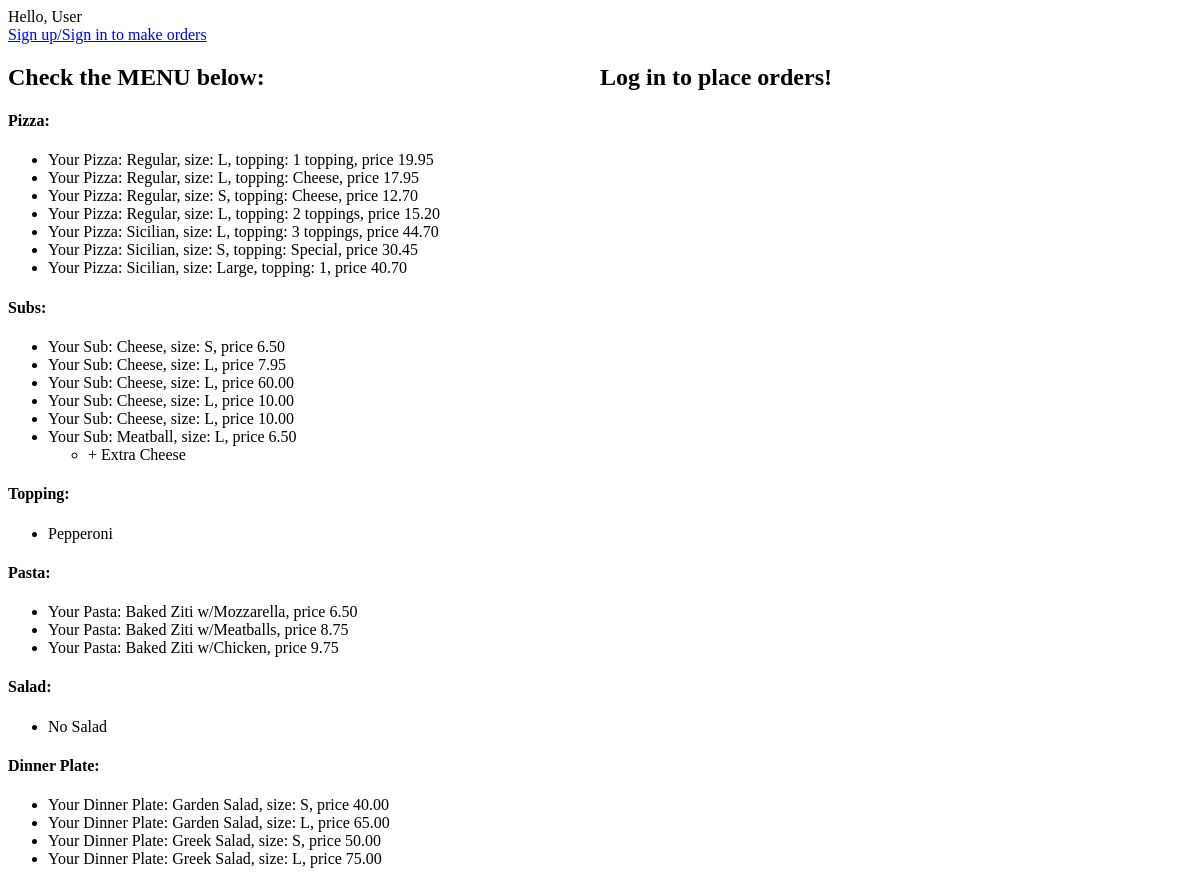
Before: / with the older database file.
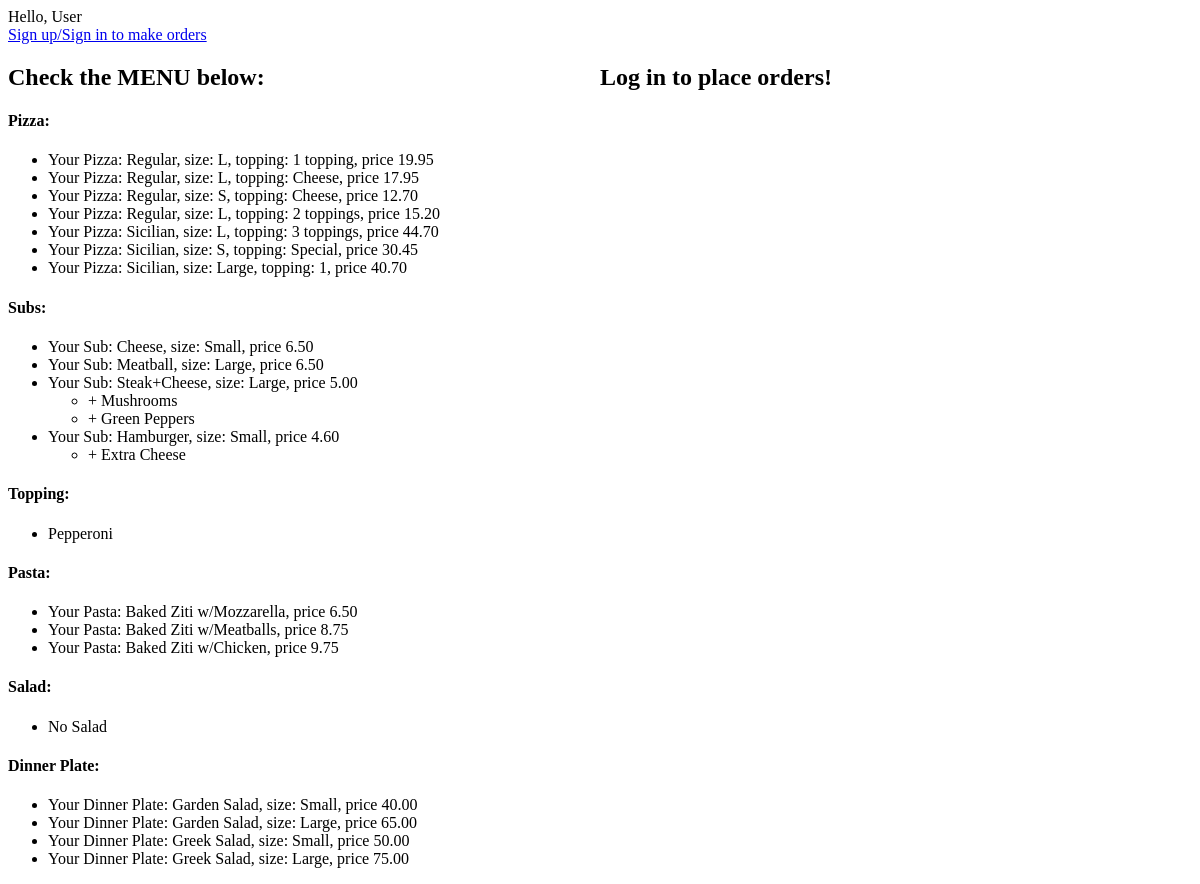
After: the same page with the newer database file.
### orders/models.py (models this page shows)
class Pizza(models.Model):
	name = models.CharField(max_length=64, choices=PIZZA)
	size = models.CharField(max_length=5, choices=SIZE)
	topping = models.CharField(max_length=32, choices=TOPPINGS)
	price = models.DecimalField(max_digits=5, decimal_places=2)
	food_type = "Pizza"
	def __str__(self):
		return f"Your Pizza: {self.name}, size: {self.size}, topping: {self.topping}, price {self.price}"

class Sub(models.Model):
	name = models.CharField(max_length = 64)
	size = models.CharField(max_length=5, choices=SIZE)
	price = models.DecimalField(max_digits=5, decimal_places=2)
	extra = models.ManyToManyField(SubExtraAll, blank=True, related_name="extra")
	extraSteak = models.ManyToManyField(SubExtraSteak, blank=True, related_name="extra_steak")
	food_type = "Subs"
	def __str__(self):
		return f"Your Sub: {self.name}, size: {self.size}, price {self.price}"

class SubExtraAll(models.Model):
	name = models.CharField(max_length = 64)
	price = models.DecimalField(max_digits=5, decimal_places=2)
	food_type = "Sub Extra"
	def __str__(self):
		return f"{self.name}"

class Topping(models.Model):
	name = models.CharField(max_length = 64)
	food_type = "Toppings"
	def __str__(self):
		return f"{self.name}"

class Pasta(models.Model):
	name = models.CharField(max_length = 64)
	price = models.DecimalField(max_digits=5, decimal_places=2)
	food_type = "Pasta"
	def __str__(self):
		return f"Your Pasta: {self.name}, price {self.price}"

class DinnerPlate(models.Model):
	name = models.CharField(max_length = 64)
	size = models.CharField(max_length=5, choices=SIZE)
	price = models.DecimalField(max_digits=5, decimal_places=2)
	food_type = "Dinner Plate"
	def __str__(self):
		return f"Your Dinner Plate: {self.name}, size: {self.size}, price {self.price}"

class SubExtraSteak(models.Model):
	name = models.CharField(max_length = 64)
	price = models.DecimalField(max_digits=5, decimal_places=2)
	food_type = "Sub Extra Steak Cheese"
	def __str__(self):
		return f"{self.name}"

### orders/views.py (the view, shortened to what this page needs)
# urls.py: path("", views.index, name="index"),
def index(request):
    if not request.user.is_authenticated:
        context = {
            "pasta": Pasta.objects.all(),
            "salads": Salad.objects.all(),
            "dinner_plate": DinnerPlate.objects.all(),
            "subs": Sub.objects.all(),
            "subextraall": SubExtraAll.objects.all(),
            "subextrasteak": SubExtraSteak.objects.all(),
            "pizzas": Pizza.objects.all(),
            "toppings": Topping.objects.all(),
            "user": "",
        }
        return render(request, "orders/index.html", context)

### orders/templates/orders/index.html (shortened to what this page needs)
{% extends "orders/base.html" %}
{% block body %}
	<header>
		{% if user == "" %}
			<span>Hello, User</span>
		{% else %}
			<span>Hello, {{ user }}</span>
		{% endif %}
		{% if user == "" %}
			<a href="{% url 'login' %}">Sign up/Sign in to make orders</a>
		{% endif %}
	</header>
	<div id="menu">
		<h2>Check the MENU below:</h2>
		<h4>Pizza: </h4>
		<ul>
			{% for pizza in pizzas %}
				<li>{{ pizza }}</li>
			{% empty %}
				<li>No Pasta</li>
			{% endfor %}
		</ul>
		<h4>Subs: </h4>
		<ul>
			{% for sub in subs %}
				<li>{{ sub }}</li>
				{% if sub.name == "Steak+Cheese" %}
					<ul>
						{% for subextra in subextrasteak %}
							<li>+ {{ subextra }}</li>
						{% endfor %}
					</ul>
				{% endif %}
			{% empty %}
				<li>No Subs</li>
			{% endfor %}
			<ul>
				{% for subextra in subextraall %}
					<li>+ {{ subextra }}</li>
				{% endfor %}
			</ul>
		</ul>
		<h4>Topping: </h4>
		<ul>
			{% for topping in toppings %}
				<li>{{ topping }}</li>
			{% empty %}
				<li>No Topping</li>
			{% endfor %}
		</ul>
		<h4>Pasta: </h4>
		<ul>
			{% for p in pasta %}
				<li>{{ p }}</li>
			{% empty %}
				<li>No Pasta</li>
			{% endfor %}
		</ul>
		<h4>Salad: </h4>
		<ul>
			{% for salad in salads %}
				<li>{{ salad }}</li>
			{% empty %}
				<li>No Salad</li>
			{% endfor %}
		</ul>
		<h4>Dinner Plate: </h4>
		<ul>
			{% for plate in dinner_plate %}
				<li>{{ plate }}</li>
			{% empty %}
				<li>No Dinner Plates</li>
			{% endfor %}
		</ul>
	</div>
	<div id="order">
		{% if user == "" %}
			<h2>Log in to place orders!</h2>
		{% endif %}
	</div>
{% endblock %}

### orders/templates/orders/base.html (shortened to what this page needs)
{% load static %}
<!DOCTYPE html>
<html>
    <head>
    	<link rel="stylesheet" href="{% static 'orders/styles.css' %}"/>
    </head>
    <body>
        {% block body %}
        {% endblock %}
    </body>
</html>

### orders/static/orders/styles.css (style rules this page uses)
#menu { float: left; width: 50%; }

Changed rows visible on the page:
removed Sub: name+size+price "Your Sub: Cheese, size: L, price 7.95"
removed Sub: name+size+price "Your Sub: Cheese, size: L, price 60.00"
removed Sub: name+size+price "Your Sub: Cheese, size: L, price 10.00"
removed Sub: name+size+price "Your Sub: Cheese, size: L, price 10.00"
changed Sub: name+size+price "Your Sub: Cheese, size: S, price 6.50" → "Your Sub: Cheese, size: Small, price 6.50"
changed Sub: name+size+price "Your Sub: Meatball, size: L, price 6.50" → "Your Sub: Meatball, size: Large, price 6.50"
added Sub: name+size+price "Your Sub: Steak+Cheese, size: Large, price 5.00"
added SubExtraSteak: name "Mushrooms"
added SubExtraSteak: name "Green Peppers"
added Sub: name+size+price "Your Sub: Hamburger, size: Small, price 4.60"
changed DinnerPlate: name+size+price "Your Dinner Plate: Garden Salad, size: S, price 40.00" → "Your Dinner Plate: Garden Salad, size: Small, price 40.00"
changed DinnerPlate: name+size+price "Your Dinner Plate: Garden Salad, size: L, price 65.00" → "Your Dinner Plate: Garden Salad, size: Large, price 65.00"
changed DinnerPlate: name+size+price "Your Dinner Plate: Greek Salad, size: S, price 50.00" → "Your Dinner Plate: Greek Salad, size: Small, price 50.00"
changed DinnerPlate: name+size+price "Your Dinner Plate: Greek Salad, size: L, price 75.00" → "Your Dinner Plate: Greek Salad, size: Large, price 75.00"
